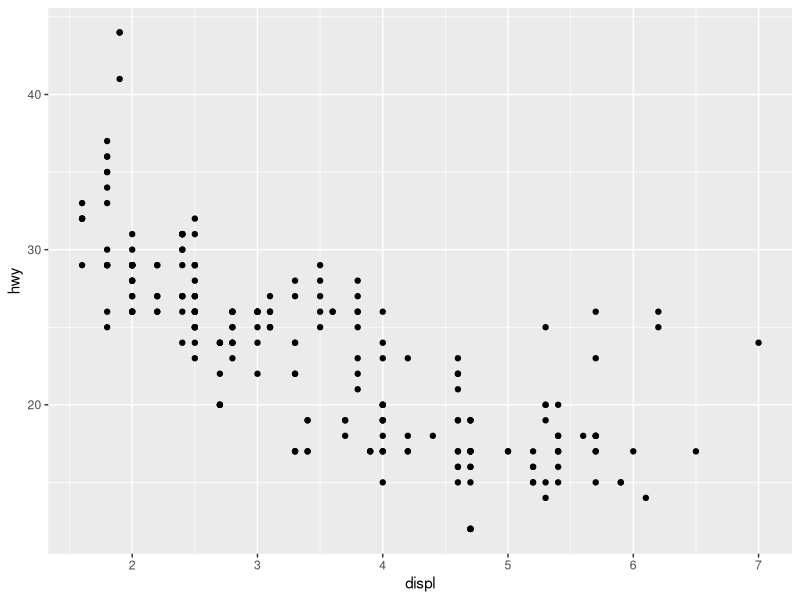
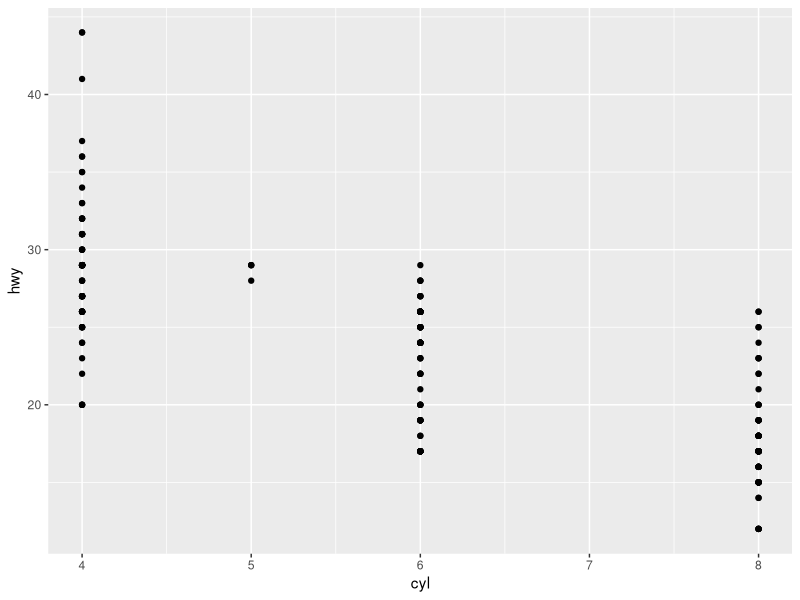
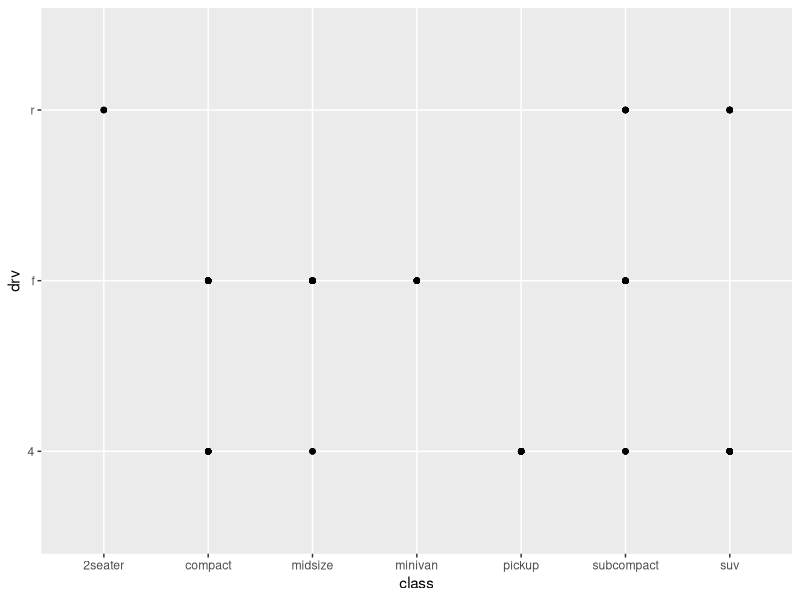
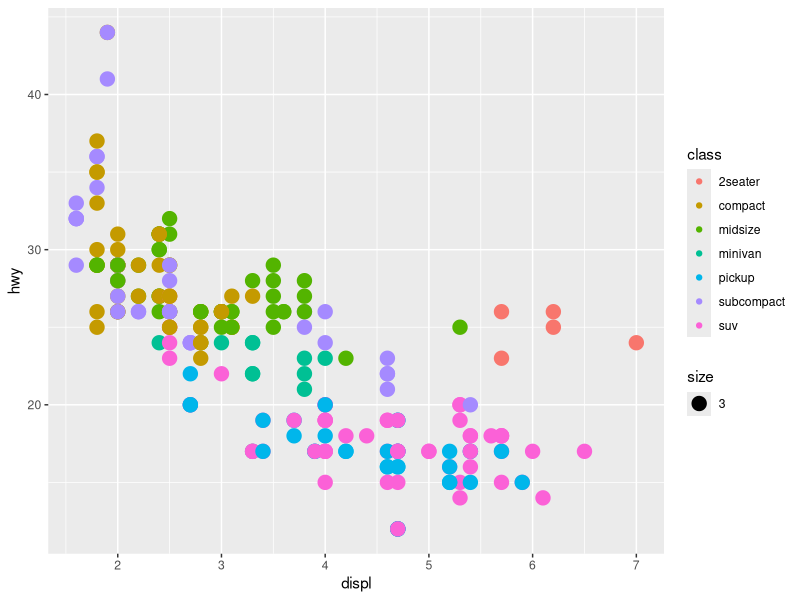
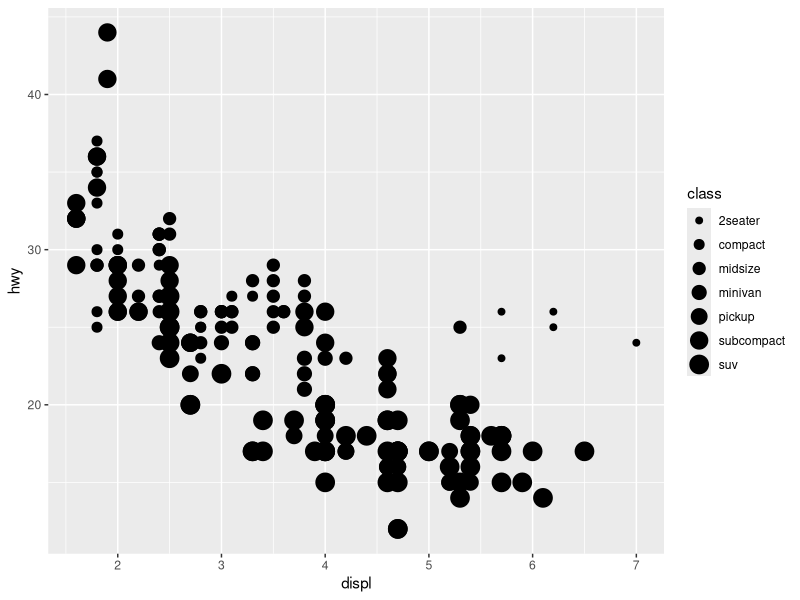
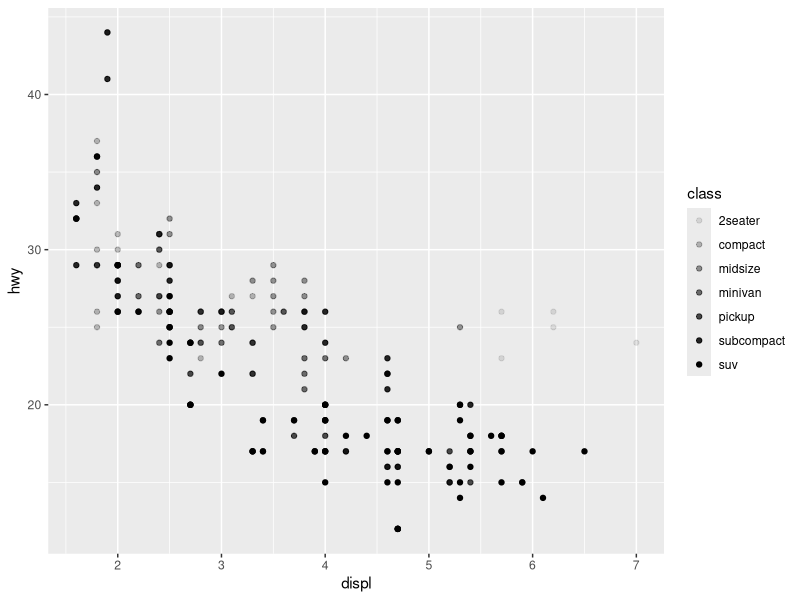
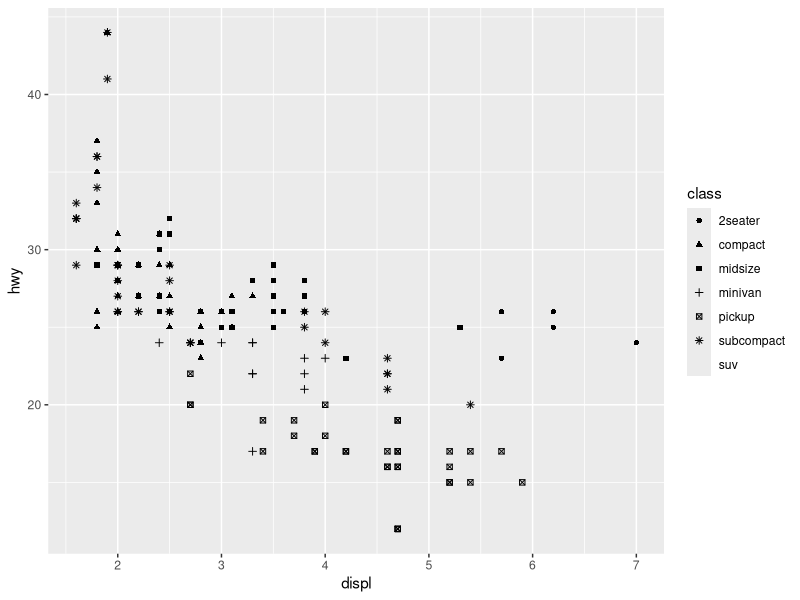
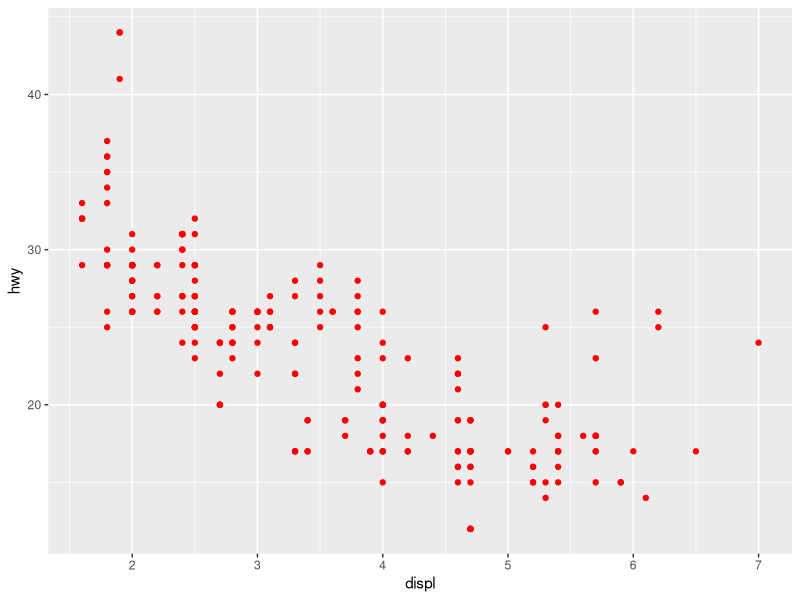

Write R code to recreate these figures, in order.
# loading the library
library(tidyverse)

# the dataset to use
mpg

# creating a ggplot
windows();
ggplot(data = mpg) +
  geom_point(mapping = aes(x = displ, y = hwy))

# number of rows
nrow(mtcars)
ncol(mtcars)

# hwy vs cyl
ggplot(data = mpg) +
  geom_point(mapping = aes(x = cyl, y = hwy))

# class vs drv
ggplot(data = mpg) +
  geom_point(mapping = aes(x = class, y = drv))

# displ vs hwy by class
ggplot(data = mpg) +
  geom_point(mapping = aes(x = displ, y = hwy, color = class, size = 3))

ggplot(data = mpg) +
  geom_point(mapping = aes(x = displ, y = hwy, size = class))

ggplot(data = mpg) +
  geom_point(mapping = aes(x = displ, y = hwy, alpha = class))

ggplot(data = mpg) +
  geom_point(mapping = aes(x = displ, y = hwy, shape = class))

ggplot(data = mpg) +
  geom_point(mapping = aes(x = displ, y = hwy), color = 'red')


## Facets
ggplot(data = mpg) +
  geom_point(mapping = aes(x = displ, y = hwy)) +
  facet_wrap(~ class, nrow = 3)

ggplot(data = mpg) +
  geom_point(mapping = aes(x = displ, y = hwy)) +
  facet_wrap(drv ~ cyl)

# facet with a continuos variable
ggplot(data = mpg) +
  geom_point(mapping = aes(x = displ, y = hwy)) +
  facet_wrap(~ displ)

# rrow wise plot
ggplot(data = mpg) +
  geom_point(mapping = aes(x = displ, y = hwy)) +
  facet_grid(cyl ~ .)

# column wise plot
ggplot(data = mpg) +
  geom_point(mapping = aes(x = displ, y = hwy)) +
  facet_grid(. ~ drv)

# GEOMETRIC OBJECTS
ggplot(data = mpg) + 
  geom_smooth(mapping = aes(x = displ, y = hwy, linetype = drv))

ggplot(data = mpg) + 
  geom_smooth(mapping = aes(x = displ, y = hwy))

ggplot(data = mpg) + 
  geom_smooth(mapping = aes(x = displ, y = hwy, group = drv))

ggplot(data = mpg) + 
  geom_smooth(mapping = aes(x = displ, y = hwy, color = drv),
              show.legend = FALSE)

ggplot(data = mpg, mapping = aes(x = displ, y = hwy)) + 
  geom_point() +
  geom_smooth()

ggplot(data = mpg, mapping = aes(x = displ, y = hwy)) + 
  geom_point(mapping = aes(color = class)) +
  geom_smooth()

ggplot(data = mpg, mapping = aes(x = displ, y = hwy)) + 
  geom_point(mapping = aes(color = class)) +
  geom_smooth(
    data = filter(mpg, class == "subcompact"), se = FALSE
  )

ggplot(data = mpg, mapping = aes(x = displ, y = hwy, color = drv)) +
  geom_point(show.legend = TRUE) +
  geom_smooth(se = TRUE)

# STATISTICAL TRANSFORMATIONS
ggplot(data = diamonds) +
  geom_bar(mapping = aes(x = cut))

ggplot(data = diamonds) +
  stat_count(mapping = aes(x = cut))

demo <- tribble(
  ~a,   ~b,
  "bar_1", 20,
  "bar_2", 30,
  "bar_3", 40,
  "bar_4", 100
)

ggplot(data = demo) +
  geom_bar(
    mapping = aes(x = a, y = b), stat = 'identity')

ggplot(data = diamonds) +
  geom_bar(mapping = aes(x = cut, y = ..prop.., group = 1))

ggplot(data = diamonds) +
  stat_summary(
    mapping = aes(x = cut, y = depth),
    fun.min = min,
    fun.max = max,
    fun = mean
  )

ggplot(data = diamonds) +
  geom_bar(mapping = aes(x = cut, y = ..prop.., group = 1))

ggplot(data = diamonds) +
  geom_bar(mapping = aes(x = cut, fill = color, y = ..prop.., group = 1))

# POSITIONAL ADJUSTMENTS
ggplot(data = diamonds) +
  geom_bar(mapping = aes(x = cut, color = cut))

ggplot(data = diamonds) +
  geom_bar(mapping = aes(x = cut, fill = cut))

ggplot(data = diamonds) +
  geom_bar(mapping = aes(x = cut, fill = clarity))

ggplot(data = diamonds, mapping = aes(x = cut, fill = clarity)) +
  geom_bar(alpha = 1/5, position = 'identity')
  
ggplot(data = diamonds, mapping = aes(x = cut, color = clarity)) +
  geom_bar(fill = NA, position = 'identity')

ggplot(data = diamonds) +
  geom_bar(
    mapping = aes(x = cut, fill = clarity),
    position = "dodge"
  )

ggplot(data = mpg) +
  geom_point(
    mapping = aes(x = displ, y = hwy),
    position = "jitter"
  )

ggplot(data = mpg) +
  geom_point( mapping = aes(x = cty, y = hwy), position = 'jitter')

# COORDINATE SYSTEMS
ggplot(data = mpg, mapping = aes(x = class, y = hwy)) +
  geom_boxplot()

ggplot(data = mpg, mapping = aes(x = class, y = hwy)) +
  geom_boxplot() +
  coord_flip()

nz <- map_data('nz')

ggplot(nz, aes(long, lat, group = group)) +
  geom_polygon(fill = 'white', color = 'black')

ggplot(nz, aes(long, lat, group = group)) +
  geom_polygon(fill = 'white', color = 'black') +
  coord_quickmap()

bar <- ggplot(data = diamonds) +
  geom_bar(
    mapping = aes(x = cut, fill = cut),
    show.legend = FALSE,
    width = 1) + 
  theme(aspect.ratio = 1) +
  labs(x = NULL, y = NULL)

bar + coord_flip()
bar + coord_polar()

ggplot(data = mpg, mapping = aes(x = cty, y = hwy)) +
  geom_point() +
  geom_abline() +
  coord_fixed()

